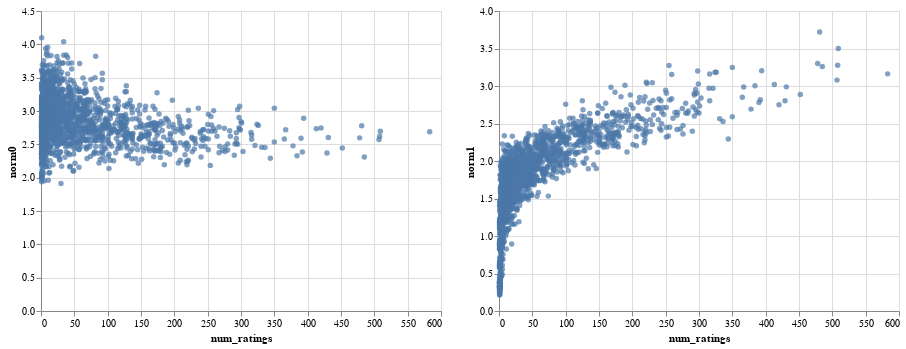

Notebook code cell kept with this figure:
### Code cell
model_lowinit = build_model(ratings, embedding_dim=30, init_stddev=0.05)
model_lowinit.train(num_iterations=1000, learning_rate=10.)
movie_neighbors(model_lowinit, "Aladdin", DOT)
movie_neighbors(model_lowinit, "Aladdin", COSINE)
movie_embedding_norm([model, model_lowinit])

### Figure 1 — Vega-Lite specification as saved in the notebook (floating-point values rounded to 4 significant figures; data arrays with more than 128 entries replaced by an {"elided": "..."} marker saying what was removed)
{"config": {"view": {"continuousWidth": 400, "continuousHeight": 300}}, "hconcat": [{"layer": [{"mark": "circle", "encoding": {"color": {"condition": {"value": "#4c78a8", "selection": "selector003"}, "value": "lightgray"}, "x": {"field": "num_ratings", "type": "quantitative"}, "y": {"field": "norm0", "type": "quantitative"}}, "selection": {"selector004": {"type": "single", "encodings": ["x", "y"], "on": "mouseover", "nearest": true, "empty": "none"}, "selector003": {"type": "interval"}}}, {"mark": {"type": "text", "align": "center", "dx": 5, "dy": -5}, "encoding": {"text": {"condition": {"field": "title", "type": "nominal", "selection": "selector004"}, "value": ""}, "x": {"field": "num_ratings", "type": "quantitative"}, "y": {"field": "norm0", "type": "quantitative"}}}]}, {"layer": [{"mark": "circle", "encoding": {"color": {"condition": {"value": "#4c78a8", "selection": "selector003"}, "value": "lightgray"}, "x": {"field": "num_ratings", "type": "quantitative"}, "y": {"field": "norm1", "type": "quantitative"}}, "selection": {"selector005": {"type": "single", "encodings": ["x", "y"], "on": "mouseover", "nearest": true, "empty": "none"}, "selector003": {"type": "interval"}}}, {"mark": {"type": "text", "align": "center", "dx": 5, "dy": -5}, "encoding": {"text": {"condition": {"field": "title", "type": "nominal", "selection": "selector005"}, "value": ""}, "x": {"field": "num_ratings", "type": "quantitative"}, "y": {"field": "norm1", "type": "quantitative"}}}]}], "data": {"name": "data-3a6e443abcc3e9bbc49e7f5894c8a27a"}, "$schema": "https://vega.github.io/schema/vega-lite/v4.17.0.json", "datasets": {"data-3a6e443abcc3e9bbc49e7f5894c8a27a": {"elided": "1682 records"}}}
